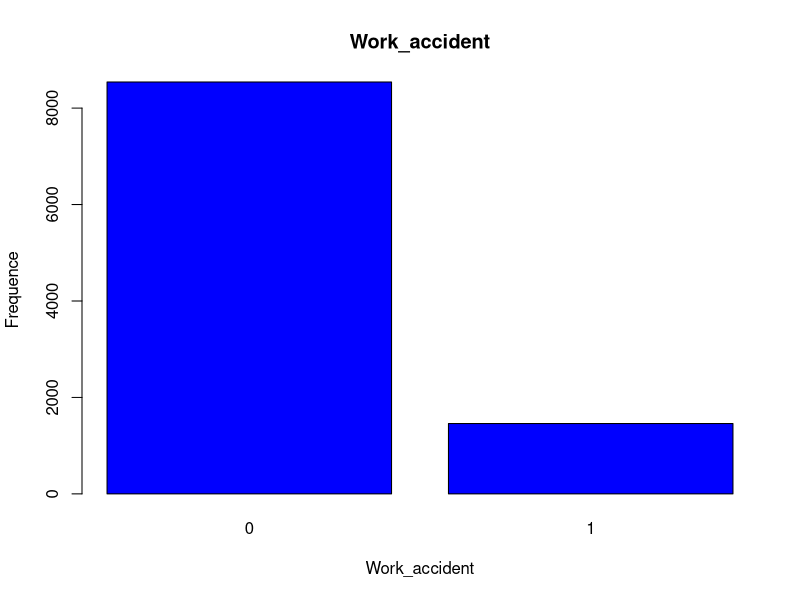
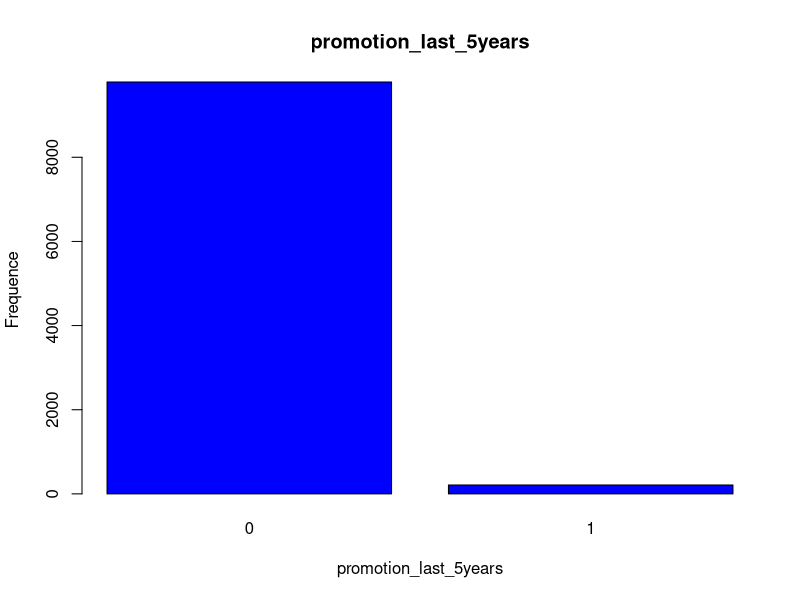
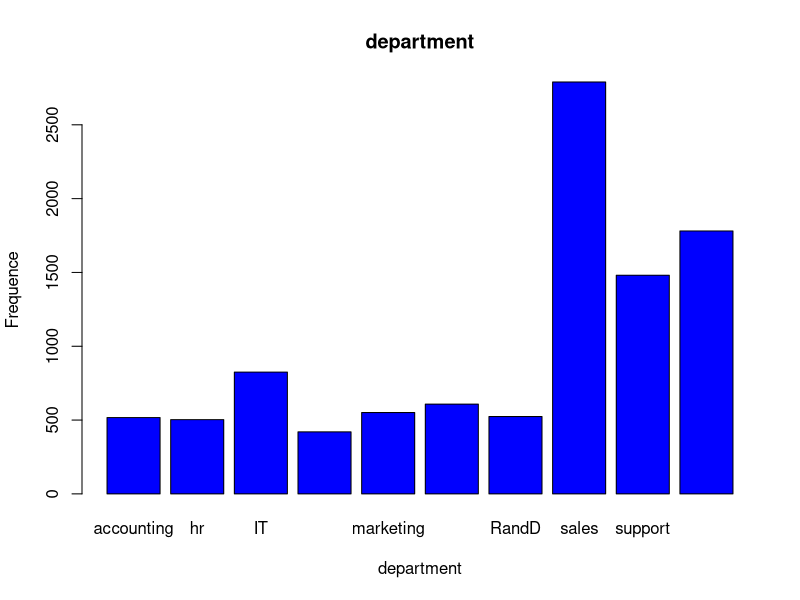
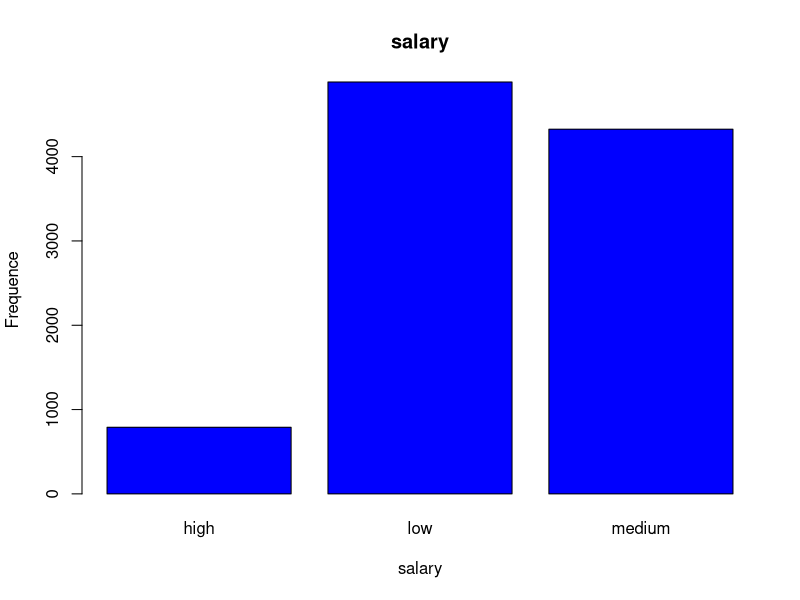
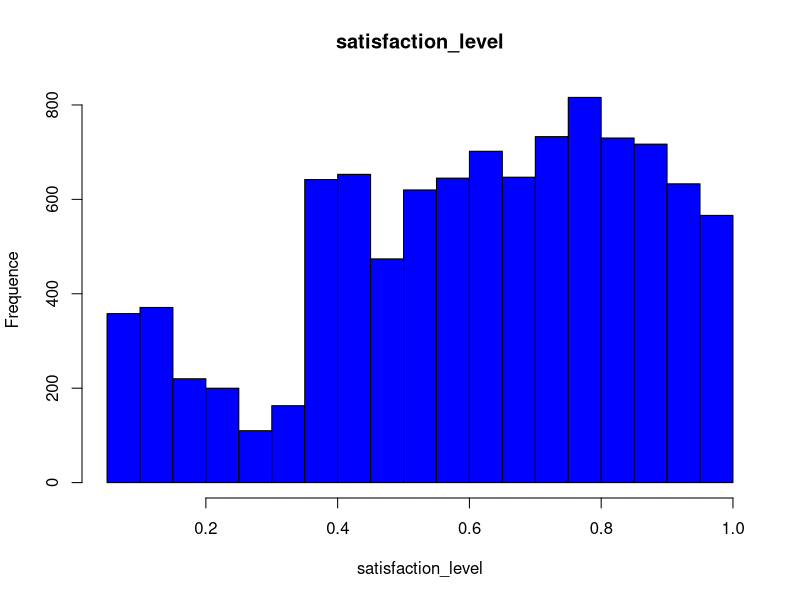
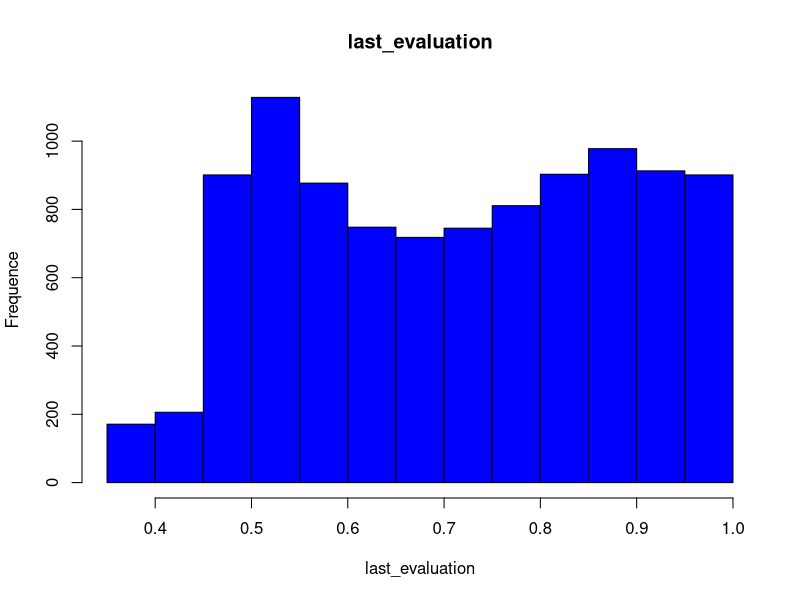
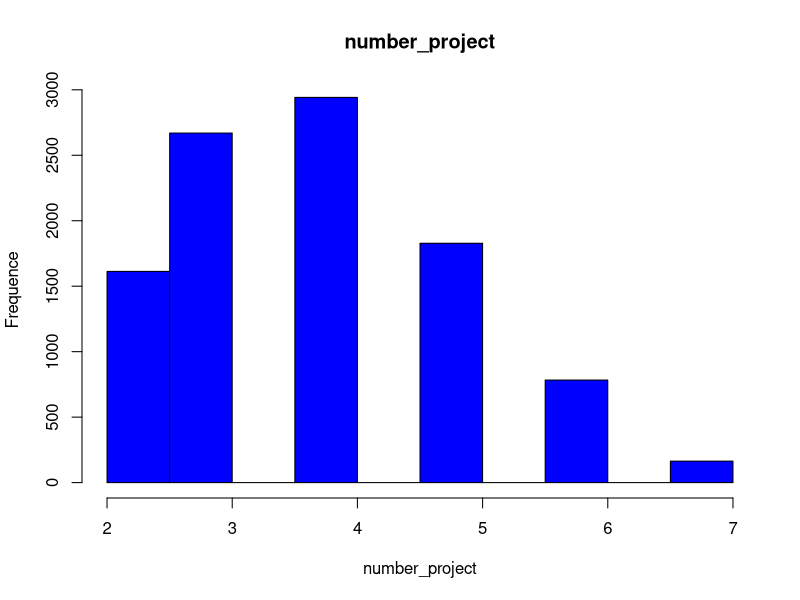
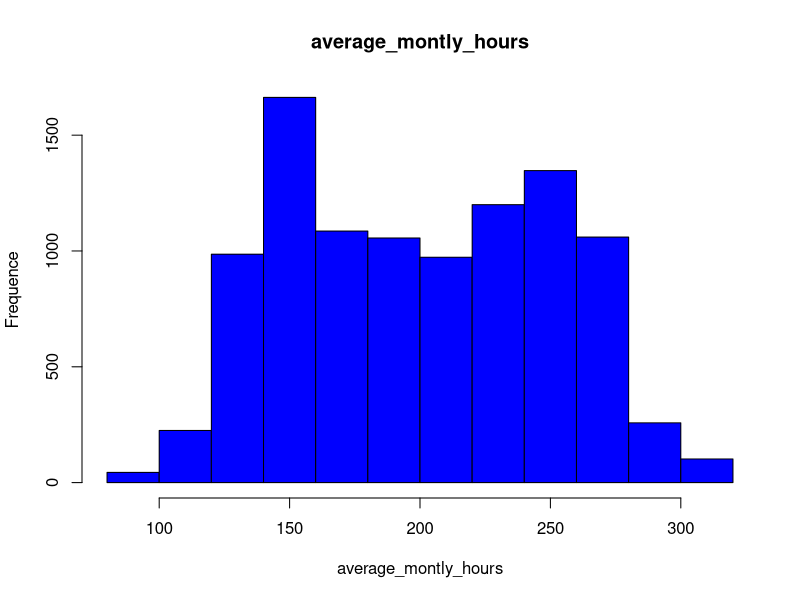

Generate these figures, in order, with R:
# Importer les données
myData <- read.table(file= "../data/HR_prediction-train.csv", sep=",", header=T)

################# Anaylser préliminaire
# Combien y'a t'il d'instance
nrow(myData)
  # or
myData[0]
# Combien y'a t'il de variables
ncol(myData)

# Savoir si il y a des données manquantes
any(is.na(myData))


################# Analyse exploratoire
# calculer la distribution de probabilité P (f ) pour chaque variable
# P (f ) = nombre d’occurrences de la valeur f dans la variable / nombre total d’occurrences
var_qualitatives <- c("Work_accident", "promotion_last_5years", "department", "salary")

# Barplot pour les variables qualitatives et sauvegarder les graphiques
for (i in var_qualitatives) {
  barplot(table(myData[,i]), main=i, xlab=i, ylab="Frequence", col="blue")
  dev.copy(png, file= paste0("plot_max/bar-", i, ".png"))
  dev.off() # Ajouter cette ligne pour fermer correctement le fichier png
}

var_quantitatives <- c("satisfaction_level", "last_evaluation", "number_project", "average_montly_hours", "time_spend_company")
# Histogramme pour les variables quantitatives et sauvegarder les graphiques
for (i in var_quantitatives) {
  hist(myData[,i], main=i, xlab=i, ylab="Frequence", col="blue")
  dev.copy(png, file= paste0("plot_max/hist-", i, ".png"))
  dev.off() # Ajouter cette ligne pour fermer correctement le fichier png
}

# Spécifiez les noms des attributs f pour lesquels vous voulez calculer la probabilité conditionnelle
f_attrs <- c("department", "salary")

# Boucle pour chaque attribut f
for(f in f_attrs) {
  # Calculez la probabilité marginale de l'attribut f
  prob_f <- table(myData[[f]])/nrow(myData)

  # Calculez la probabilité conditionnelle de la variable cible "left" compte tenu des valeurs d'attribut f
  prob_left_given_f <- tapply(myData$left, myData[[f]], function(x) table(x)/length(x))

  # Affichez les résultats
  print(paste("Probabilité marginale de l'attribut", f, ":\\n"))
  print(prob_f)
  print(paste("Probabilité conditionnelle de la variable cible 'left' compte tenu des valeurs d'attribut", f, ":\\n"))
  print(prob_left_given_f)
}
